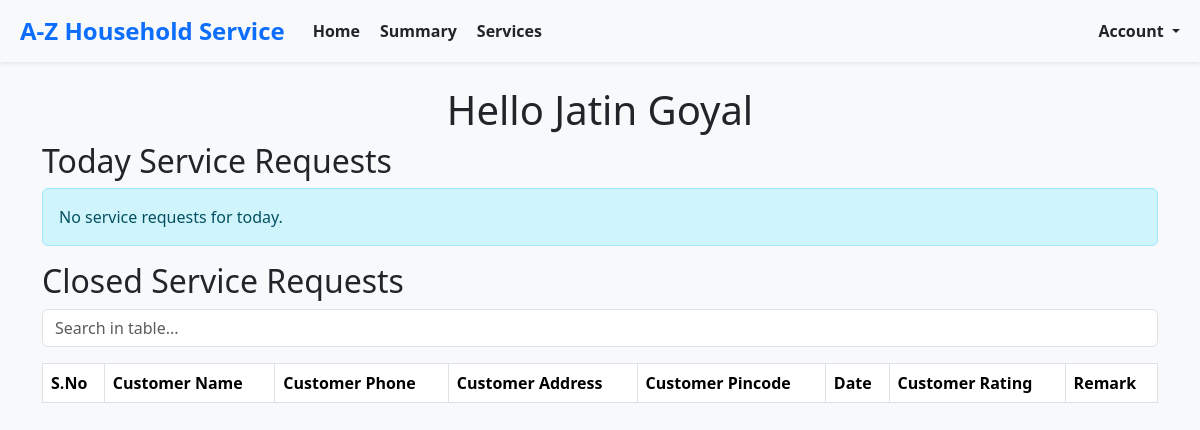
Before: /professionals/home (signed in) with the older database file.
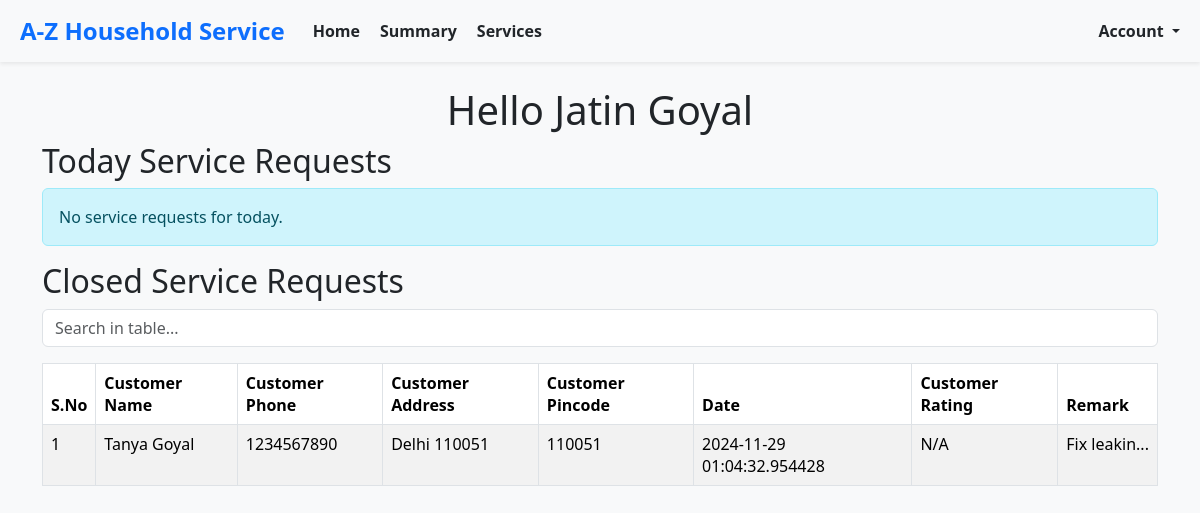
After: the same page with the newer database file.
### models.py (models this page shows, shortened)
class BaseModel(db.Model):
    __abstract__ = True  # This makes it an abstract class, not a table in the database
    id = db.Column(db.Integer, primary_key=True)
    created_at = db.Column(db.DateTime, default=datetime.utcnow, nullable=False)  # Ensure it's not nullable
    modified_at = db.Column(db.DateTime, default=datetime.utcnow, onupdate=datetime.utcnow, nullable=False)  # Ensure it's not nullable

class Customer(BaseModel):
    __tablename__ = 'customer'
    username = db.Column(db.String(150), unique=True, nullable=False)
    password_hash = db.Column(db.String(200), nullable=False)
    name = db.Column(db.String(150), nullable=True)  # Made nullable
    email = db.Column(db.String(150), unique=True, nullable=False)
    phone = db.Column(db.String(20), unique=True, nullable=False)
    address = db.Column(db.String(300), nullable=True)  # Made nullable
    pincode = db.Column(db.String(300), nullable=True)  # Made nullable

class ServiceRequest(BaseModel):
    __tablename__ = 'service_request'
    service_id = db.Column(db.Integer, db.ForeignKey('service.id'), nullable=True)  # Made nullable
    customer_id = db.Column(db.Integer, db.ForeignKey('customer.id'), nullable=False)
    professional_id = db.Column(db.Integer, db.ForeignKey('service_professional.id'), nullable=True)
    date_of_request = db.Column(db.DateTime, default=datetime.utcnow, nullable=True)  # Made nullable
    date_of_completion = db.Column(db.DateTime, nullable=True)  # Made nullable
    service_status = db.Column(db.String(50), default="requested", nullable=True)  # Made nullable
    service_type_id= db.Column(db.Integer, nullable=True)  # Made nullable
    remarks = db.Column(db.Text, nullable=True)  # Made nullable
    rejected_by_professional_id= db.Column(db.Integer, nullable=True)  # Made nullable
    rating = db.Column(db.Text, nullable=True)  # Made nullable
    payment = db.relationship('Payment', backref='service_request', lazy=True)

### routes.py (the view)
@app.route('/professionals/home')
def professionals_home():
    try:
        service_professional = ServiceProfessional.query.filter_by(id=session['userId']).first()
        if not service_professional:
            return "Professional not found", 404
        today_service_requests = ServiceRequest.query.filter(
        or_(
        and_(
            ServiceRequest.professional_id == None,
            ServiceRequest.service_status == ServiceRequestStatus.REQUESTED.display_name
        ),
        and_(
            ServiceRequest.professional_id == service_professional.id,
            ServiceRequest.service_status == ServiceRequestStatus.ASSIGNED.display_name
        )
        )
        ).all()
        closed_service_requests = ServiceRequest.query.filter(
        and_(
            ServiceRequest.professional_id == service_professional.id,
            ServiceRequest.service_status == ServiceRequestStatus.CLOSED.display_name
        )
        ).all()
        mappings = create_id_mappings()
        enriched_today_requests = enrich_service_requests(today_service_requests,None, mappings,service_professional)
        enriched_past_requests = enrich_service_requests(closed_service_requests, None, mappings,service_professional)
        return render_template(
            'professionals/home.html',
            service_professional=service_professional,
            today_service_requests=enriched_today_requests,
            past_service_requests=enriched_past_requests
        )
    except Exception as e:
        return f"An error occurred while loading professional home: {e}", 500

### routes.py (called while the page is built)
def create_id_mappings():
    service_type_mapping = {st.id: st for st in ServiceType}
    customer_mapping = {c.id: c for c in Customer.query.all()}
    professional_mapping = {p.id: p for p in ServiceProfessional.query.all()}
    return {
        'service_type_mapping': service_type_mapping,
        'customer_mapping': customer_mapping,
        'professional_mapping': professional_mapping
    }

### templates/professionals/home.html (shortened to what this page needs)
{% extends 'layout.html' %}
{% block content %}
    <div class="container">
     <h1 class="text-center">Hello {{ service_professional.name }}</h1>
    {% include 'pro_today_service_requests.html' %}
    {% include 'pro_past_service_requests.html' %}
    </div>
    {% endblock %}

### templates/pro_past_service_requests.html (shortened to what this page needs)
<h2>Closed Service Requests</h2>
<div class="table-responsive" style="max-height: 400px; overflow-y: auto;">
    <div class="mb-3">
        <input type="text" id="serviceRequestSearch" class="form-control" placeholder="Search in table...">
    </div>
    <table class="table table-bordered table-striped" id="serviceRequestsTable">
        <thead>
            <tr>
                <th>S.No</th>
                <th>Customer Name</th>
                <th>Customer Phone</th>
                <th>Customer Address</th>
                <th>Customer Pincode</th>
                <th>Date</th>
                <th>Customer Rating</th>
                <th>Remark</th>
            </tr>
        </thead>
        <tbody>
            {% for request in past_service_requests %}
            <tr>
                <td>{{ loop.index }}</td>
                <td>{{ request.customer_name if request.customer_name else 'N/A' }}</td>
                <td>{{ request.customer_phone if request.customer_phone else 'N/A' }}</td>
                <td>{{ request.customer_address if request.customer_address else 'N/A' }}</td>
                <td>{{ request.customer_pincode if request.customer_pincode else 'N/A' }}</td>
                <td>{{ request.date_of_request if request.date_of_request else 'N/A' }}</td>
                <td>{{ request.customer_rating if request.customer_rating else 'N/A' }}</td>
                <td> {% if request.remarks %}
                    {% set trimmed_remarks = request.remarks[:10] if request.remarks|length > 10 else request.remarks %}
                    <span
                        data-toggle="tooltip"
                        title="{{ request.remarks }}"
                        style="max-width: 150px; display: inline-block; overflow: hidden; text-overflow: ellipsis; white-space: nowrap;">
                        {{ trimmed_remarks }}{% if request.remarks|length > 10 %}...{% endif %}
                    </span>
                {% else %}
                    N/A
                {% endif %}</td>
            </tr>
            {% endfor %}
        </tbody>
    </table>
</div>

Changed rows visible on the page:
now on this page (row edited): Customer: name "Tanya Goyal", phone "1234567890", address "Delhi 110051", pincode "110051"
now on this page (row edited): ServiceRequest: date_of_request "2024-11-29 01:04:32.954428"
Other visible differences:
new list line: "1 N/A Fix leakin ..."
